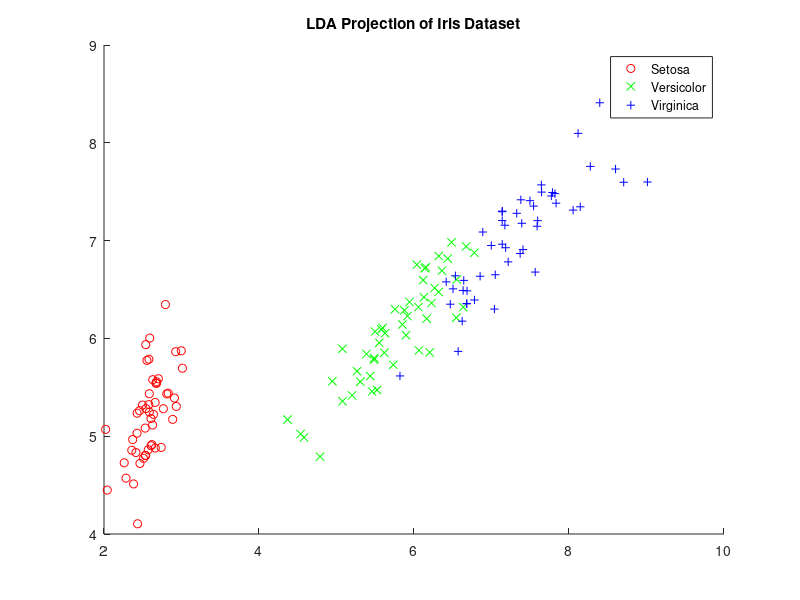

Write MATLAB code to recreate this figure.
% Linear Discriminant Analysis

clc;
clear;

load 'fisheriris';

% Preprocessing Data
% Data Stacked Row Wise

class = 3;
q = 2; % Take first q eigenvectors as Linear Discriminants

X = meas;
y = zeros(size(species,1),1);

for i = 1:size(species,1)
    
    if strcmp(species(i),'setosa')
        y(i) = 1;
    elseif strcmp(species(i),'versicolor')
        y(i) = 2;
    else
        y(i) = 3;
    end  
end

class_mean = zeros(class,size(X,2));    % Dimensions : class x parameters
global_mean = sum(X,1)/size(X,1);
size_class = zeros(class,1);

% Finding mean of data for each class

for i = 1:class
    
    m = X(y == i,:);
    size_class(i,1) = size(m,1);
    class_mean(i,:) = sum(m,1)/size_class(i,1);
end

Sw = zeros(size(X,2));  % Within Class Scatter Matrix
Sb = Sw;                % Between Class Scatter Matrix

for i = 1:class
    
   m = X(y == i,:);
   
   for j = 1:size(m,1)
      
       Sw = Sw + (m(j,:) - class_mean(i,:))'*(m(j,:) - class_mean(i,:)); % Data Stacked Row Wise
   end
end

for i = 1:class
    
   Sb = Sb + (size_class(i,1)*((class_mean(i,:) - global_mean)'*(class_mean(i,:) - global_mean)));
end

D = Sb*pinv(Sw); % Sb*inv(Sw)

[U,lambda] = eig(D);    
lambda = diag(lambda);
[lambda, I] = sort(lambda, 'descend');
U = U(:,I);
lambda = diag(lambda);

U_1 = U(:,1:q);

New_X = X*U_1;

figure;
hold on;

scatter(New_X(y == 1,1),New_X(y == 1,2),'r','o');
scatter(New_X(y == 2,1),New_X(y == 2,2),'g','x');
scatter(New_X(y == 3,1),New_X(y == 3,2),'b','+');
title('LDA Projection of Iris Dataset');

legend('Setosa', 'Versicolor', 'Virginica');